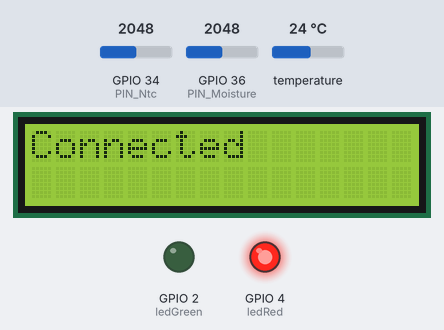
A sketch run on a simulated ESP32. Parts: 16×2 character LCD, output pins drawn as LEDs (lit = HIGH). Inputs (shaded band) come from the test bench; at power-on: GPIO 34 (PIN_Ntc) = 2048, temperature 24 °C, GPIO 36 (PIN_Moisture) = 2048. WiFi joins after 1.5 s; servers stay silent unless stated; the local clock reads 2024-03-15 10:24:30 at power-on unless the sketch sets it; what the sketch prints to the serial monitor is not drawn.

Above: at 2.4 s.
5.0 s: GPIO 34 (PIN_Ntc) set to 1095
10.1 s: GPIO 34 (PIN_Ntc) set to 975
At 14.4 s:
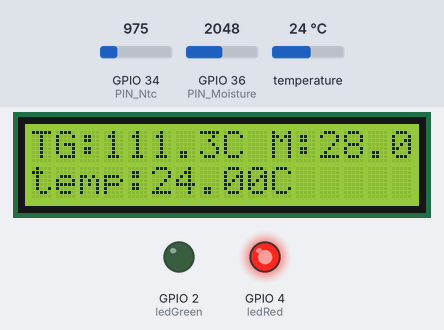
15.0 s: temperature set to 12 °C
At 16.8 s:
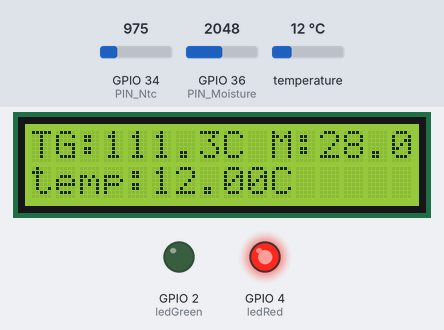
17.2 s: GPIO 36 (PIN_Moisture) set to 2866
At 21.4 s:
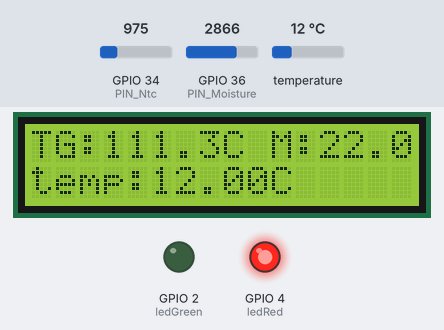
21.7 s: temperature set to 19 °C
At 23.0 s:
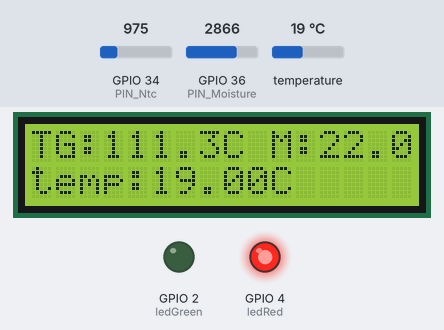
24.0 s: GPIO 36 (PIN_Moisture) set to 3603
At 27.8 s:
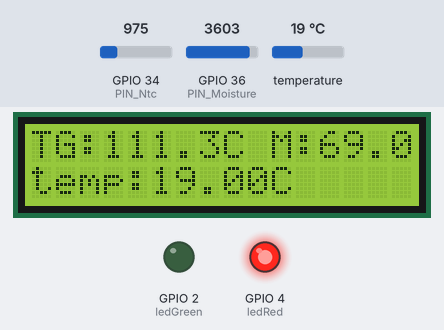
Timing chart, 0 to 29.3 s (numbered marks = the images above; inputs shaded):
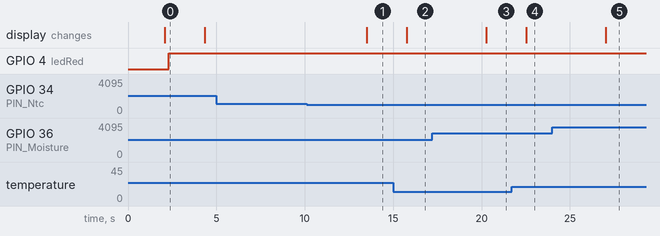

Measured:
- the behaviour switches between 1024 and 1023 on GPIO 34 (PIN_Ntc) (found by bisection; images 0 and 1)
- after the input at 5.0 s, every drawn part: stays the same
- after the input at 10.1 s, the display: changes after 3.4 s (image 1)
- after the input at 15.0 s, the display: changes after 0.75 s (image 2)
- after the input at 17.2 s, the display: changes after 3.1 s (image 3)
- after the input at 21.7 s, the display: changes after 0.82 s (image 4)
- after the input at 24.0 s, the display: changes after 3.0 s (image 5)
- what the display in image 0 shows lasts 2.2 s, from 2.1 s to 4.3 s

The sketch:

Update_261123.ino
```cpp
#include <Arduino.h>
#include <WiFi.h>
#include <Firebase_ESP_Client.h>
#include <Wire.h>
#include <LiquidCrystal_I2C.h>
#include <SPI.h>
#include <Adafruit_Sensor.h>
#include <Adafruit_BME280.h>
#include "time.h"

// Provide the token generation process info.
#include "addons/TokenHelper.h"
// Provide the RTDB payload printing info and other helper functions.
#include "addons/RTDBHelper.h"

// Define tiap pin yang di pake
#define PIN_Moisture 36
#define PIN_Ntc 34

// set the LCD number of columns and rows
int lcdColumns = 16;
int lcdRows = 2;

LiquidCrystal_I2C lcd(0x27, lcdColumns, lcdRows);

//Led Indikator
const int ledGreen = 2;
const int ledRed = 4;

// Insert your network credentials
#define WIFI_SSID "UY"
#define WIFI_PASSWORD "11111111"

// Insert Firebase project API Key
#define API_KEY "AIzaSyDay-6Vlw3eBKwWaFa0mYDMK7rzqCvLFgA"

// Insert Authorized Email and Corresponding Password
#define USER_EMAIL "_" //input email sesuai Authentication di Firebase
#define USER_PASSWORD "_" //input password sesuai Authentication di Firebase

// Insert RTDB URLefine the RTDB URL
#define DATABASE_URL "https://penelitian-gabah-default-rtdb.asia-southeast1.firebasedatabase.app/"
// Define Firebase objects
FirebaseData fbdo;
FirebaseAuth auth;
FirebaseConfig config;

// Variable to save USER UID
String uid;

// Database main path (to be updated in setup with the user UID)
String databasePath;
// Database child nodes
String tempGrainPath = "/GrainTemperature";
String moisPath = "/GrainMoisture";
String tempEnvPath = "/RoomTemperature";
String timePath = "/timestamp";

// Parent Node (to be updated in every loop)
String parentPath;

int timestamp;
FirebaseJson json;

const char* ntpServer = "pool.ntp.org";

//Moisture sensor
float moisture;

// BME280 sensor
Adafruit_BME280 bme; // I2C
float temperatureEnv;

//NTC Sensor
const double VCC = 3.3; // NodeMCU on board 3.3v vcc
const double R2 = 10000; // 10k ohm series resistor
const double adc_resolution = 1023; // 10-bit adc
double Vout, Rth, adc_value;
double ntc_analog_value;
float temperatureGrain;

const double A = 0.001129148; // thermistor equation parameters
const double B = 0.000234125;
const double C = 0.0000000876741;

// Timer variables (send new readings every three minutes)
unsigned long sendDataPrevMillis = 0;
unsigned long timerDelay = 30000;

// Initialize BME280
void initBME(){
  if (!bme.begin(0x76)) {
    Serial.println("Could not find a valid BME280 sensor, check wiring!");
    while (1);
  }
}

// Initialize WiFi and LCD display
void initWiFi() {
  WiFi.begin(WIFI_SSID, WIFI_PASSWORD);
  Serial.print("Connecting to WiFi ..");
  lcd.print("Connecting..");
  while (WiFi.status() != WL_CONNECTED) {
    Serial.print('.');
    delay(1000);
  }
  Serial.println(WiFi.localIP());
  lcd.clear();
  lcd.print("Connected");
  Serial.println();
}

void ntcStart(){
  ntc_analog_value = 0;
  int numberoffmeasurements = 200; // do 100 readings for more stable measurement
  for (int i = 0; i < numberoffmeasurements; i++) { // < = smaller i++ = i=i+1
  ntc_analog_value = ntc_analog_value + analogRead(PIN_Ntc);
  delay(1);
  }

  adc_value = ntc_analog_value / numberoffmeasurements; // divide by 100 for more stable measurement
  //temp not jumping up and down
  Vout = (adc_value * VCC) / adc_resolution;
  Rth = (VCC * R2 / Vout) - R2;

  temperatureGrain = (1 / (A + (B * log(Rth)) + (C * pow((log(Rth)),3)))); // Temperature in kelvin
  temperatureGrain = temperatureGrain - 273.15; // Temperture in degree censius
}

void moistureStart(){
  float value = analogRead(PIN_Moisture);
  moisture = abs(map(value, 2500, 4095, 0, 100));

  if(moisture <= 14){
    digitalWrite(ledGreen, HIGH);
    digitalWrite(ledRed, LOW);
    }else{
    digitalWrite(ledRed, HIGH);
    digitalWrite(ledGreen, LOW);
  }
  delay(2000);
  }

void lcdDisplay(){
  lcd.clear();
  lcd.setCursor(0, 0);
  lcd.print("TG:");
  lcd.print(temperatureGrain,1);
  lcd.print("C ");

  lcd.print("M:");
  lcd.print(moisture);

  lcd.setCursor(0, 1);
  lcd.print("temp:");
  lcd.print(bme.readTemperature());
  lcd.print("C");
}

// Function that gets current epoch time
unsigned long getTime() {
  time_t now;
  struct tm timeinfo;
  if (!getLocalTime(&timeinfo)) {
    //Serial.println("Failed to obtain time");
    return(0);
  }
  time(&now);
  return now;
}

void setup(){
  Serial.begin(115200);
  pinMode(ledGreen, OUTPUT);
  pinMode(ledRed, OUTPUT);

  //initialize LCD
  lcd.init();
  lcd.backlight();


  // Initialize BME280 sensor
  initBME();
  initWiFi();
  configTime(0, 0, ntpServer);

  // Assign the api key (required)
  config.api_key = API_KEY;

  // Assign the user sign in credentials
  auth.user.email = USER_EMAIL;
  auth.user.password = USER_PASSWORD;

  // Assign the RTDB URL (required)
  config.database_url = DATABASE_URL;

  Firebase.reconnectWiFi(true);
  fbdo.setResponseSize(4096);

  // Assign the callback function for the long running token generation task */
  config.token_status_callback = tokenStatusCallback; //see addons/TokenHelper.h

  // Assign the maximum retry of token generation
  config.max_token_generation_retry = 5;

  // Initialize the library with the Firebase authen and config
  Firebase.begin(&config, &auth);

  // Getting the user UID might take a few seconds
  Serial.println("Getting User UID");
  while ((auth.token.uid) == "") {
    Serial.print('.');
    delay(1000);
  }
  // Print user UID
  uid = auth.token.uid.c_str();
  Serial.print("User UID: ");
  Serial.println(uid);

  // Update database path
  databasePath = "/UsersData/" + uid + "/readings";
}

void loop(){
  ntcStart();
  moistureStart();
  lcdDisplay();

  // Send new readings to database
  if (Firebase.ready() && (millis() - sendDataPrevMillis > timerDelay || sendDataPrevMillis == 0)){
    sendDataPrevMillis = millis();

    //Get current timestamp
    timestamp = getTime();
    Serial.print ("time: ");
    Serial.println (timestamp);

    parentPath= databasePath + "/" + String(timestamp);
    json.set(tempGrainPath.c_str(), String(temperatureGrain));
    json.set(moisPath.c_str(), String(moisture));
    json.set(tempEnvPath.c_str(), String(bme.readTemperature()));
    // json.set(presPath.c_str(), String(bme.readPressure()/100.0F));
    json.set(timePath, String(timestamp));
    Serial.printf("Set json... %s\n", Firebase.RTDB.setJSON(&fbdo, parentPath.c_str(), &json) ? "ok" : fbdo.errorReason().c_str());
  }
}
```
